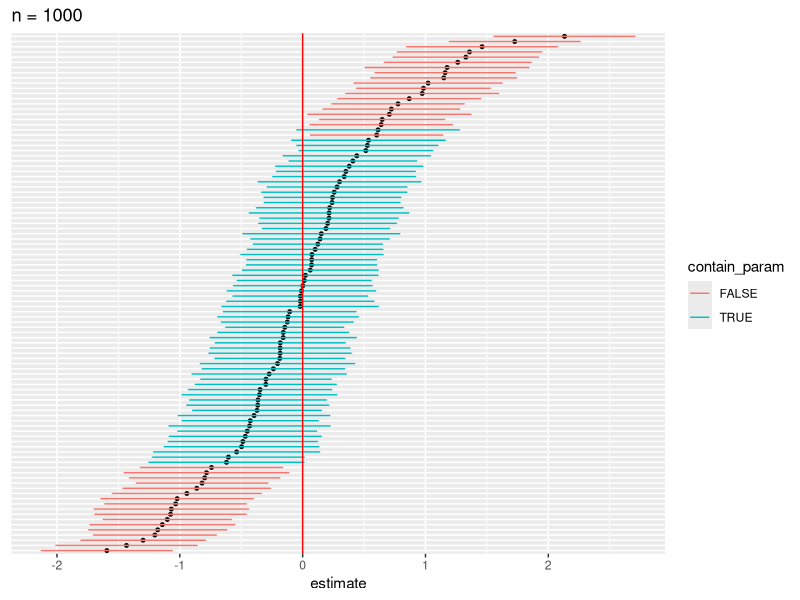
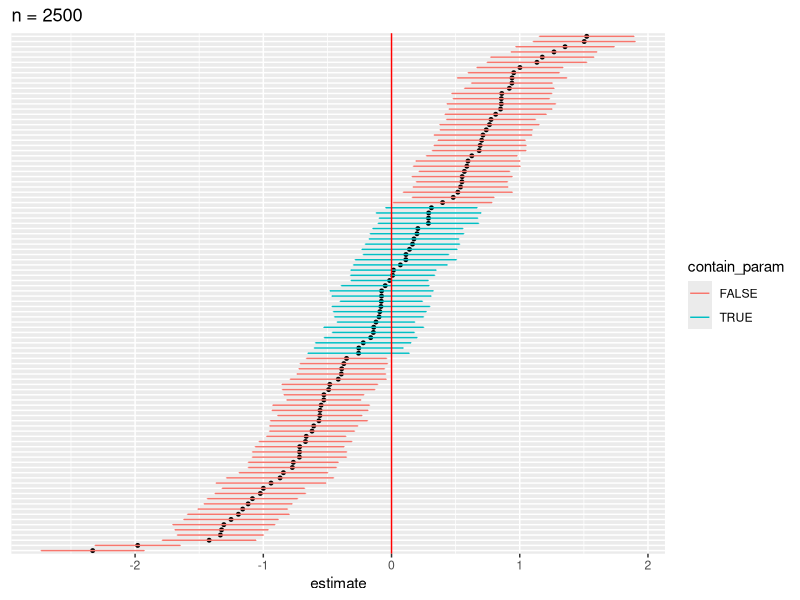
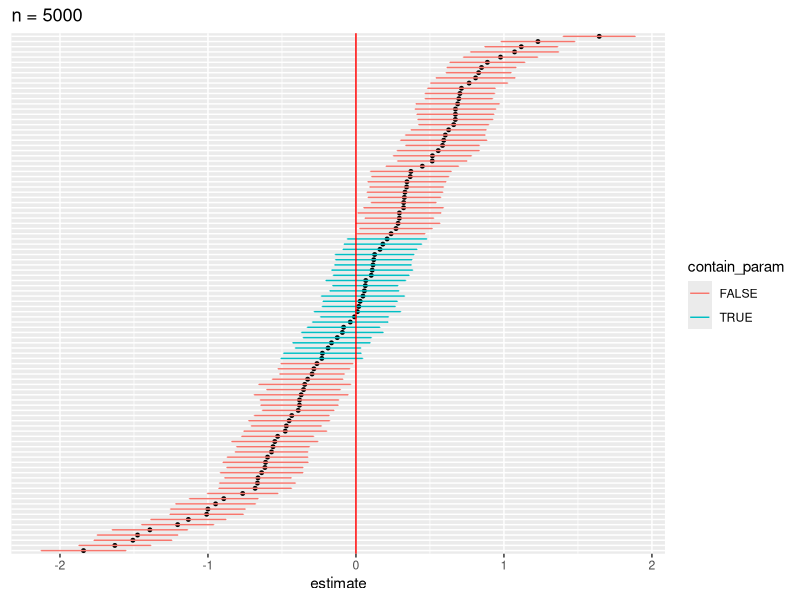
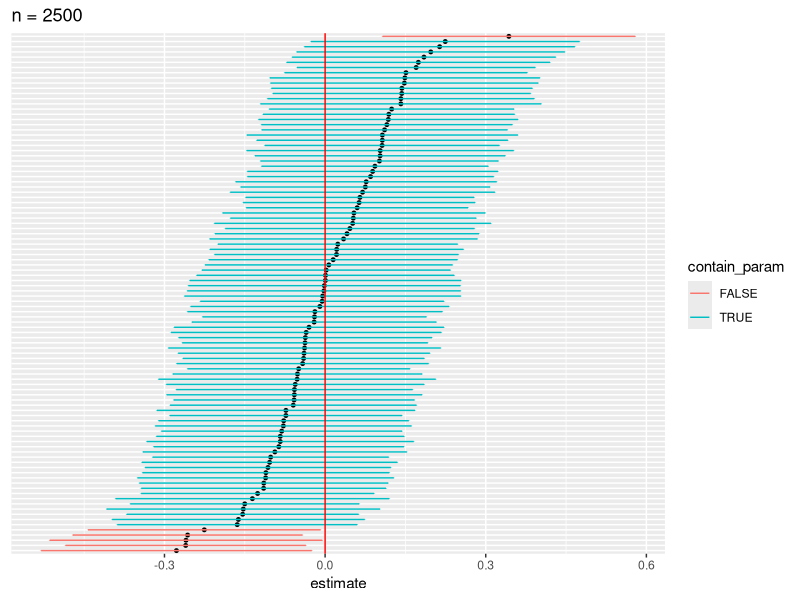
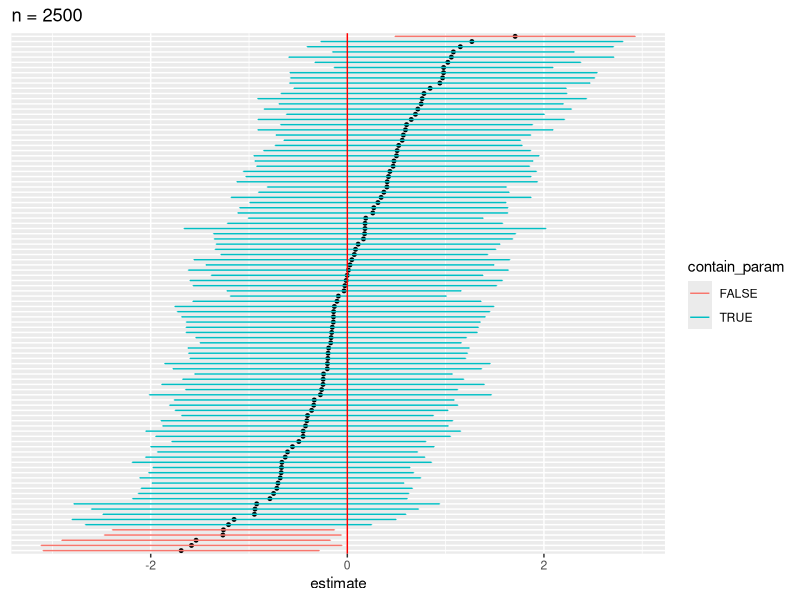

Write the R code that produced these figures, in order.
## ---- chunk 1
library(tidyverse)
library(ggplot2)
library(raster)

library(lme4)
library(lmerTest)
## ---- chunk 2
set.seed(8376)

level.num <- 50
sublevels <- 1:level.num

study.n <- 100

confint.results <- data.frame(study.id = 1:study.n)
lower.results <- rep(0, study.n)
upper.results <- rep(0, study.n)
estimates <- rep(0, study.n)

n.vector <- c(1000, 2500, 5000)
for (n in n.vector) {

  for (i in 1:study.n) {
    subintercepts <- runif(level.num, 5, 15)
    subslopes <- rnorm(level.num, mean = 0, sd = 5)
    
    sl <- sample(sublevels, size = n, replace = TRUE)
    group <- sample(c(0,1), size = n, replace = TRUE)
    y <- sapply(1:n, function(i) {
      return(subslopes[sl[i]]*group[i] + subintercepts[sl[i]])
    }) + rnorm(n, mean = 0, sd = 1)
    
    data <- data.frame(group, sl, y)
    
    group1 <- data %>%
      filter(group == 0)
    group2 <- data %>%
      filter(group == 1)
    
    result <- t.test(group2$y, group1$y)
    lower.results[i] <- result$conf.int[1]
    upper.results[i] <- result$conf.int[2]
    estimates[i] <- result$estimate[["mean of x"]] - result$estimate[["mean of y"]]
  }
  
  confint.results$lower <- lower.results
  confint.results$upper <- upper.results
  confint.results$estimate <- estimates
  confint.results <- confint.results %>%
    mutate(contain_param = ifelse(lower <= 0 & upper >= 0, TRUE, FALSE))
  
  meta_avg_effect <- mean(confint.results$estimate)
  
  g <- confint.results %>%
    ggplot(aes(x=estimate, y = reorder(study.id, estimate))) +
    geom_point(size = 1) +
    geom_errorbar(aes(xmin=lower, xmax=upper, col=contain_param), width=.1) +
    geom_vline(xintercept = 0, col = "red") +
    ggtitle(paste0("n = ", n)) +
    theme(axis.title.y=element_blank(),
          axis.text.y=element_blank(),
          axis.ticks.y=element_blank())
  
  #ggsave(file.path("img", paste0("add_var_n", n, ".png")))
  print(g)
}
## ---- chunk 3
level.num <- 50
sublevels <- 1:level.num

study.n <- 100

confint.results <- data.frame(study.id = 1:study.n)
lower.results <- rep(0, study.n)
upper.results <- rep(0, study.n)
estimates <- rep(0, study.n)

n <- 2500

for (i in 1:study.n) {
  subintercepts <- runif(level.num, 5, 15)
  subslopes <- rnorm(level.num, mean = 0, sd = 5)
  
  sl <- sample(sublevels, size = n, replace = TRUE)
  group <- sample(c(0,1), size = n, replace = TRUE)
  y <- sapply(1:n, function(i) {
    return(subintercepts[sl[i]])
  }) + rnorm(n, mean = 0, sd = 1)
  
  data <- data.frame(group, sl, y)
  
  group1 <- data %>%
    filter(group == 0)
  group2 <- data %>%
    filter(group == 1)
  
  result <- t.test(group2$y, group1$y)
  lower.results[i] <- result$conf.int[1]
  upper.results[i] <- result$conf.int[2]
  estimates[i] <- result$estimate[["mean of x"]] - result$estimate[["mean of y"]]
}

confint.results$lower <- lower.results
confint.results$upper <- upper.results
confint.results$estimate <- estimates
confint.results <- confint.results %>%
  mutate(contain_param = ifelse(lower <= 0 & upper >= 0, TRUE, FALSE))

meta_avg_effect <- mean(confint.results$estimate)

g <- confint.results %>%
  ggplot(aes(x=estimate, y = reorder(study.id, estimate))) +
  geom_point(size = 1) +
  geom_errorbar(aes(xmin=lower, xmax=upper, col=contain_param), width=.1) +
  geom_vline(xintercept = 0, col = "red") +
  ggtitle(paste0("n = ", n)) +
  theme(axis.title.y=element_blank(),
        axis.text.y=element_blank(),
        axis.ticks.y=element_blank())

#ggsave(file.path("img", paste0("null_model.png")))
print(g)
## ---- chunk 4
level.num <- 50
sublevels <- 1:level.num

study.n <- 100

confint.results <- data.frame(study.id = 1:study.n)
lower.results <- rep(0, study.n)
upper.results <- rep(0, study.n)
estimates <- rep(0, study.n)

n <- 2500

for (i in 1:study.n) {
  subintercepts <- runif(level.num, 5, 15)
  subslopes <- rnorm(level.num, mean = 0, sd = 5)
  
  sl <- sample(sublevels, size = n, replace = TRUE)
  group <- sample(c(0,1), size = n, replace = TRUE)
  y <- sapply(1:n, function(i) {
    return(subslopes[sl[i]]*group[i] + subintercepts[sl[i]])
  }) + rnorm(n, mean = 0, sd = 1)
  
  data <- data.frame(group, sl, y)
  
  mixed.lmer <- lmer(y ~ group + (1 + group|sl), data = data)
  
  # summary(mixed.lmer)
  # ranef(mixed.lmer)
  test.result <- contest1D(mixed.lmer, c(0,1), confint = TRUE)
  
  lower.results[i] <- test.result$lower
  upper.results[i] <- test.result$upper
  estimates[i] <- test.result$Estimate
}

confint.results$lower <- lower.results
confint.results$upper <- upper.results
confint.results$estimate <- estimates
confint.results <- confint.results %>%
  mutate(contain_param = ifelse(lower <= 0 & upper >= 0, TRUE, FALSE))

meta_avg_effect <- mean(confint.results$estimate)

g <- confint.results %>%
  ggplot(aes(x=estimate, y = reorder(study.id, estimate))) +
  geom_point(size = 1) +
  geom_errorbar(aes(xmin=lower, xmax=upper, col=contain_param), width=.1) +
  geom_vline(xintercept = 0, col = "red") +
  ggtitle(paste0("n = ", n)) +
  theme(axis.title.y=element_blank(),
        axis.text.y=element_blank(),
        axis.ticks.y=element_blank())

#ggsave(file.path("img", paste0("mixed_model_confints.png")))
print(g)
